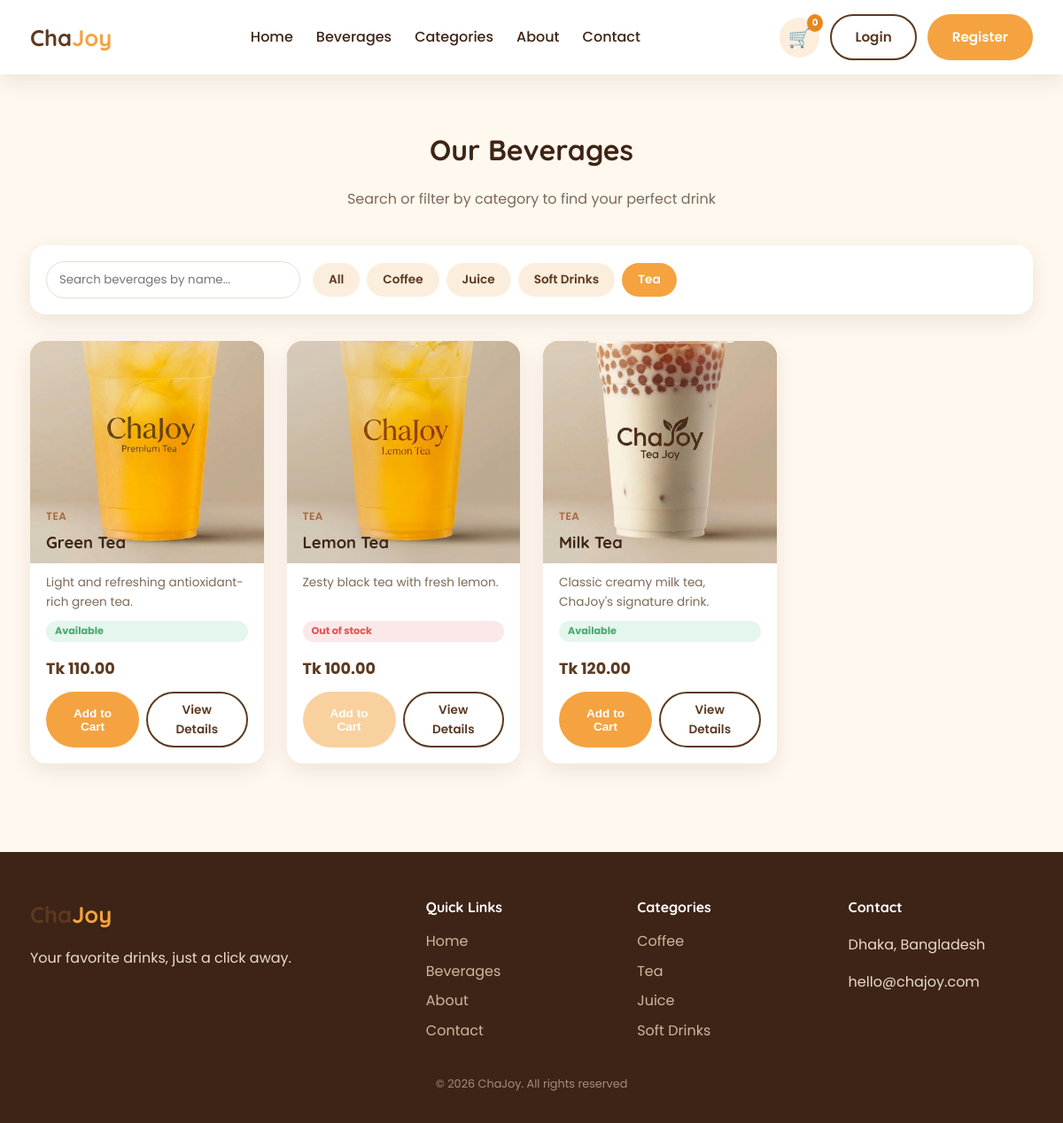
Page /index.php?page=beverages&category=2 on the committed database.
### tables this page shows
CREATE TABLE `categories` (
  `id` int(11) NOT NULL,
  `name` varchar(50) NOT NULL,
  `created_at` timestamp NOT NULL DEFAULT current_timestamp()
);

CREATE TABLE `beverages` (
  `id` int(11) NOT NULL,
  `category_id` int(11) NOT NULL,
  `name` varchar(100) NOT NULL,
  `description` varchar(500) DEFAULT '',
  `price` decimal(10,2) NOT NULL,
  `image` varchar(255) DEFAULT 'default.jpg',
  `stock` int(11) NOT NULL DEFAULT 0,
  `is_available` tinyint(1) NOT NULL DEFAULT 1,
  `created_at` timestamp NOT NULL DEFAULT current_timestamp()
);

### controllers/BeverageController.php (called while the page is built, shortened)
<?php
function beverageController_listing($conn) {
    $categories = getAllCategories($conn);
    $keyword = clean($_GET['q'] ?? '');
    $categoryId = (int)($_GET['category'] ?? 0);
    $beverages = searchBeverages($conn, $keyword, $categoryId);
    require __DIR__ . '/../views/customer/beverages.php';
}
?>

### models/Beverage.php (called while the page is built, shortened)
<?php
function searchBeverages($conn, $keyword = "", $categoryId = 0) {
    $keyword = trim($keyword);
    $sql = "SELECT b.*, c.name AS category_name
            FROM beverages b
            JOIN categories c ON b.category_id = c.id
            WHERE 1 = 1";
    $params = [];
    $types = "";
    if ($categoryId > 0) {
        $sql .= " AND b.category_id = ?";
        $params[] = $categoryId;
        $types .= "i";
    }
    $sql .= " ORDER BY b.name ASC";
    $stmt = $conn->prepare($sql);
    if ($types !== "") {
        $stmt->bind_param($types, ...$params);
    }
    $stmt->execute();
    $result = $stmt->get_result();
    $beverages = [];
    while ($row = $result->fetch_assoc()) {
        $beverages[] = $row;
    }
    return $beverages;
}
?>

### includes/functions.php (called while the page is built, shortened)
<?php
function clean($value) {
    return htmlspecialchars(
        trim($value ?? ""),
        ENT_QUOTES,
        'UTF-8'
    );
}
function formatMoney($amount) {
    return "Tk " . number_format(
        (float)$amount,
        2
    );
}
function truncateText($text, $limit = 80) {
    if (strlen($text) <= $limit) {
        return $text;
    }
    return substr(
        $text,
        0,
        $limit
    ) . "...";
}
?>

### models/Category.php (called while the page is built, shortened)
<?php
function getAllCategories($conn)
{
    $result = $conn->query(
        "SELECT * FROM categories ORDER BY name ASC"
    );
    $categories = [];
    while ($row = $result->fetch_assoc()) {
        $categories[] = $row;
    }
    return $categories;
}
?>

### views/customer/beverages.php (the view, shortened to what this page needs)
<?php require __DIR__ . '/../layouts/header.php'; ?>
<section class="section">
    <div class="container">
        <div class="section-title">
            <h2>Our Beverages</h2>
            <p>Search or filter by category to find your perfect drink</p>
        </div>
        <div class="filter-bar">
            <input type="text" id="searchInput" placeholder="Search beverages by name..." value="<?php echo clean($keyword); ?>">
            <div class="category-pills">
                <span class="pill <?php echo $categoryId === 0 ? 'active' : ''; ?>" data-category="0">All</span>
                <?php foreach ($categories as $cat): ?>
                    <span class="pill <?php echo $categoryId === (int)$cat['id'] ? 'active' : ''; ?>" data-category="<?php echo $cat['id']; ?>">
                        <?php echo clean($cat['name']); ?>
                    </span>
                <?php endforeach; ?>
            </div>
        </div>
        <div class="beverage-grid" id="beverageGrid" data-active-category="<?php echo $categoryId; ?>">
            <?php if (empty($beverages)): ?>
                <div class="empty-state"><div class="empty-icon">🥤</div><p>No beverages match your search.</p></div>
            <?php else: ?>
                <?php foreach ($beverages as $b): ?>
                    <?php $available = $b['is_available'] && $b['stock'] > 0; ?>
                    <div class="beverage-card">
                        <a href="index.php?page=beverage_details&id=<?php echo $b['id']; ?>">
                         <div class="beverage-img">
                           <img src="public/images/<?php echo clean($b['image']); ?>"
                             alt="<?php echo clean($b['name']); ?>">
                         </div>
                        </a>
                        <div class="beverage-body">
                            <span class="beverage-category"><?php echo clean($b['category_name']); ?></span>
                            <h3 class="beverage-name">
                                <a href="index.php?page=beverage_details&id=<?php echo $b['id']; ?>"><?php echo clean($b['name']); ?></a>
                            </h3>
                            <p class="beverage-desc"><?php echo clean(truncateText($b['description'], 70)); ?></p>
                            <span class="badge <?php echo $available ? 'badge-available' : 'badge-unavailable'; ?>">
                                <?php echo $available ? 'Available' : 'Out of stock'; ?>
                            </span>
                            <div class="beverage-price mt-2"><?php echo formatMoney($b['price']); ?></div>
                            <div class="beverage-actions">
                                <button class="btn btn-primary btn-sm add-to-cart-btn" data-id="<?php echo $b['id']; ?>" <?php echo $available ? '' : 'disabled'; ?>>Add to Cart</button>
                                <a href="index.php?page=beverage_details&id=<?php echo $b['id']; ?>" class="btn btn-outline btn-sm">View Details</a>
                            </div>
                        </div>
                    </div>
                <?php endforeach; ?>
            <?php endif; ?>
        </div>
    </div>
</section>
<?php require __DIR__ . '/../layouts/footer.php'; ?>

### public/css/style.css (style rules this page uses)
:root { --cream: #FFF8EF; --cream-dark: #FBEEDC; --brown: #5C3A21; --brown-dark: #3E2416; --tea: #A9683D; --orange: #F4A340; --orange-dark: #E8871B; --green: #4CA771; --red: #E15252; --white: #FFFFFF; --shadow: 0 8px 24px rgba(92, 58, 33, 0.10); --radius: 18px; --radius-sm: 10px; }
* { box-sizing: border-box; }
body { margin: 0; font-family: 'Poppins', sans-serif; background: var(--cream); color: var(--brown-dark); line-height: 1.6; }
h1, h2, h3, h4 { font-family: 'Quicksand', sans-serif; color: var(--brown-dark); margin: 0 0 0.5em; }
a { text-decoration: none; color: inherit; }
img { max-width: 100%; display: block; }
.container { max-width: 1180px; margin: 0 auto; padding: 0 24px; }
.btn { display: inline-block; padding: 12px 26px; border-radius: 50px; font-weight: 600; font-size: 0.95rem; cursor: pointer; border: 2px solid transparent; transition: all 0.2s ease; text-align: center; }
.btn-primary { background: var(--orange); color: var(--white); }
.btn-outline { background: transparent; border-color: var(--brown); color: var(--brown); }
.btn-sm { padding: 8px 16px; font-size: 0.85rem; }
.btn:disabled { opacity: 0.5; cursor: not-allowed; }
.section { padding: 60px 0; }
.section-title { text-align: center; margin-bottom: 40px; }
.section-title h2 { font-size: 2rem; }
.section-title p { color: #7d6a58; }
.beverage-grid { display: grid; grid-template-columns: repeat(auto-fill, minmax(250px, 1fr)); gap: 26px; }
.beverage-card { background: var(--white); border-radius: var(--radius); box-shadow: var(--shadow); overflow: hidden; transition: transform 0.2s ease; display: flex; flex-direction: column; }
.beverage-img { height: 170px; background: linear-gradient(135deg, var(--orange), var(--tea)); display: flex; align-items: center; justify-content: center; font-size: 4rem; }
.beverage-body { padding: 18px; flex: 1; display: flex; flex-direction: column; }
.beverage-category { font-size: 0.75rem; text-transform: uppercase; letter-spacing: 0.5px; color: var(--tea); font-weight: 600; }
.beverage-name { font-size: 1.15rem; margin: 6px 0; }
.beverage-desc { font-size: 0.85rem; color: #7d6a58; flex: 1; margin-bottom: 10px; }
.beverage-price { font-weight: 700; color: var(--brown); font-size: 1.1rem; margin-bottom: 12px; }
.beverage-actions { display: flex; gap: 8px; }
.badge { display: inline-block; padding: 3px 10px; border-radius: 50px; font-size: 0.7rem; font-weight: 700; }
.badge-available { background: #e5f6ec; color: var(--green); }
.badge-unavailable { background: #fbe8e8; color: var(--red); }
.filter-bar { display: flex; gap: 14px; flex-wrap: wrap; align-items: center; background: var(--white); padding: 18px; border-radius: var(--radius); box-shadow: var(--shadow); margin-bottom: 30px; }
.filter-bar input[type="text"], .filter-bar select { padding: 10px 14px; border-radius: 50px; border: 1.5px solid #eadfce; min-width: 200px; font-family: inherit; }
.category-pills { display: flex; gap: 8px; flex-wrap: wrap; }
.pill { padding: 8px 18px; border-radius: 50px; background: var(--cream-dark); font-size: 0.85rem; cursor: pointer; font-weight: 600; color: var(--brown); }
.pill.active { background: var(--orange); color: white; }
.mt-2 { margin-top: 16px; }

### rows in the picture
categories: name "Coffee"
categories: name "Juice"
categories: name "Soft Drinks"
categories: name "Tea"
beverages: image (picture), category.name "TEA", name "Green Tea", description "Light and refreshing antioxidant-rich green tea.", is_available "Available", price "Tk 110.00"
beverages: image (picture), category.name "TEA", name "Lemon Tea", description "Zesty black tea with fresh lemon.", is_available "Out of stock", price "Tk 100.00"
beverages: image (picture), category.name "TEA", name "Milk Tea", description "Classic creamy milk tea, ChaJoy's signature drink.", is_available "Available", price "Tk 120.00"

### other values in the picture
$cartCount "0"
